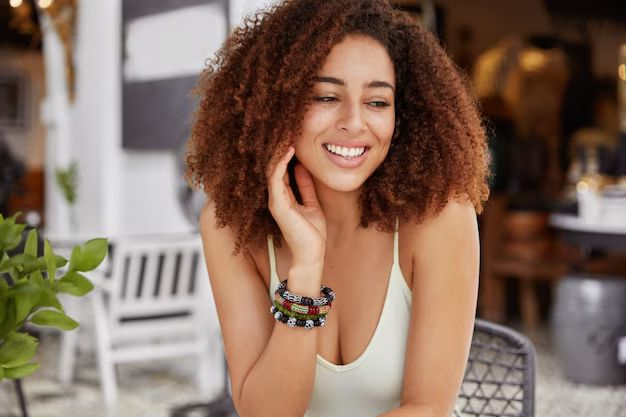
#> input picture atividade 10/img.jpg, 626 x 417 px
$ python grabcut.py
#> lines starting #> are read from the running program, lines starting #| are printed output that depends on the picture
#> in main, imagem is the input picture: shape (417, 626, 3); mean B, G, R 95, 110.1, 134.7
import cv2 as cv
import numpy as np
import matplotlib.pyplot as plt

def grabCut(img, x , y , largura, altura):
#> called with x = 215, y = 0, largura = 285, altura = 250
    mask = np.zeros(img.shape[:2],np.uint8)
     # Definir retângulo inicial para o GrabCut
    rectGcut = (x, y, largura, altura)
     # Inicializar os arrays de máscara do GrabCut
    bgdModel = np.zeros((1,65), np.float64)
    fgdModel = np.zeros((1, 65), np.float64)
    cv.grabCut(img, mask, rectGcut, bgdModel, fgdModel, 5, cv.GC_INIT_WITH_RECT)
     # Modificar a máscara para que o fundo seja 0 ou 2, tornar o fundo preto
    mask2 = np.where((mask == 2) | (mask == 0), 0, 1).astype('uint8').astype("uint8")
     # Multiplicar a imagem original pela máscara para obter a imagem sem fundo
    result = img * mask2[:, :, np.newaxis]
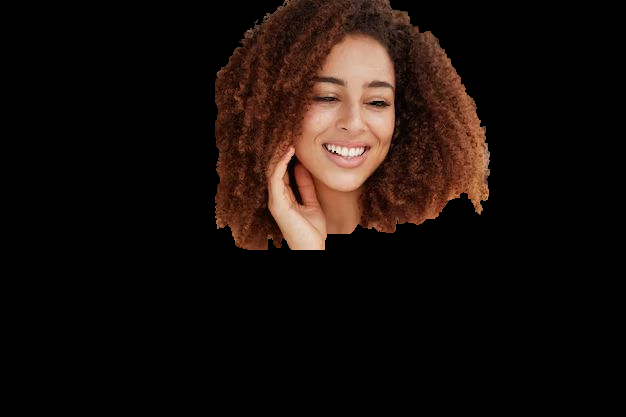
#> result: shape (417, 626, 3); mean B, G, R 10.5, 14.2, 23.2
    cv.imshow("Sem fundo", result)
    cv.waitKey(0)
    return result

def blur(img):
    ksize = (15, 15)
    sigma = 5
    blurredImage = cv.GaussianBlur(img, ksize, sigma)
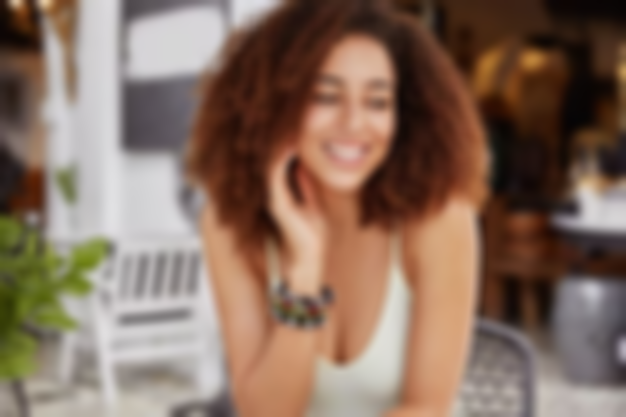
#> blurredImage: shape (417, 626, 3); mean B, G, R 95, 110.1, 134.7
    blurredImage = cv.GaussianBlur(blurredImage, ksize, sigma)
    return blurredImage

def paste(src, dst, x, y):
#> called with x = 0, y = 0
    newImage = src
    if x >= 0 and y >= 0:
        for i in range(0, dst.shape[0]):
            for j in range(0, dst.shape[1]):
                if i + y < newImage.shape[0] and j + x < newImage.shape[1]:
                    # Adicionar condição para verificar se a cor do pixel em dst não é preta
                    if not np.all(dst[i][j] == 0):
                        newImage[i + y, j + x] = dst[i][j]
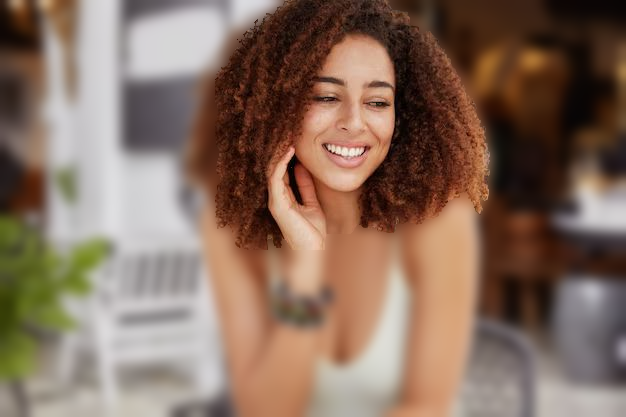
#> newImage: shape (417, 626, 3); mean B, G, R 94.9, 110, 134.7
    else:
        print("X e Y devem ser valores maiores que 0")
    return newImage


def borradorDeFundo(img):
    imgNoBackground = grabCut(img, 215,0 , 285, 250 )
    imgBlur= blur(img)
    result = paste(imgBlur, imgNoBackground, 0, 0)

    return result

def main():
    imagem = cv.imread("img.jpg")
    imgBlur = borradorDeFundo(imagem)

    plt.figure(figsize=(10, 5))
    plt.subplot(1, 2, 1), plt.imshow(cv.cvtColor(imagem, cv.COLOR_BGR2RGB)), plt.title('Original')
    plt.subplot(1, 2, 2), plt.imshow(cv.cvtColor(imgBlur, cv.COLOR_BGR2RGB)), plt.title('Fundo borrado')

    plt.show()
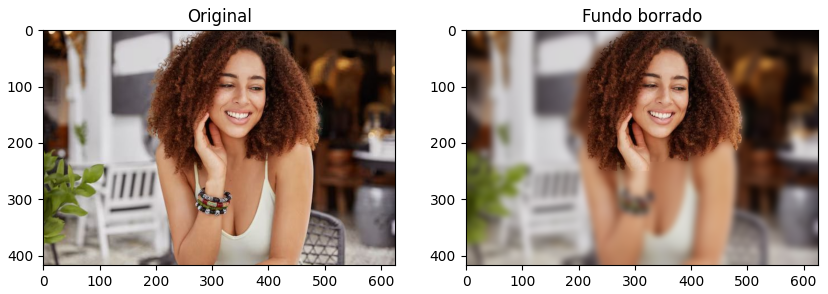
#> figure drawn by matplotlib, 2 panels

    pass

if __name__== "__main__":
    main()
